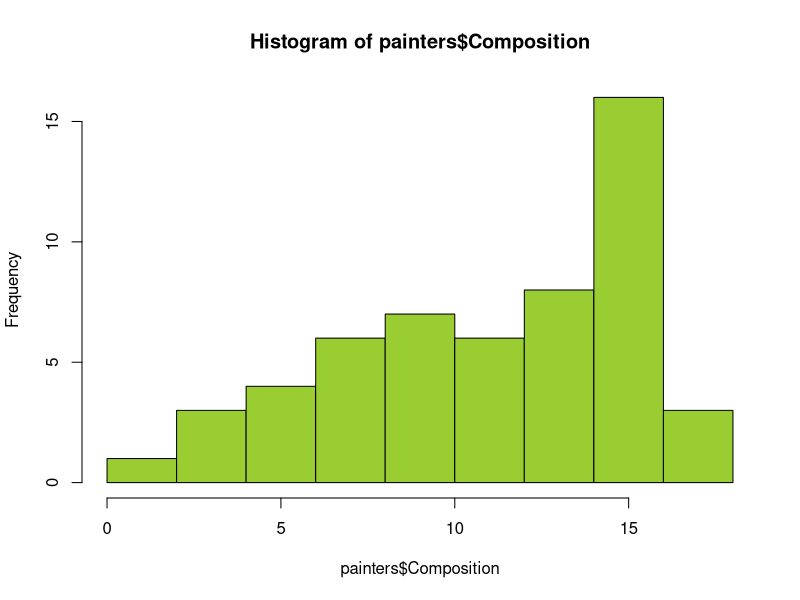
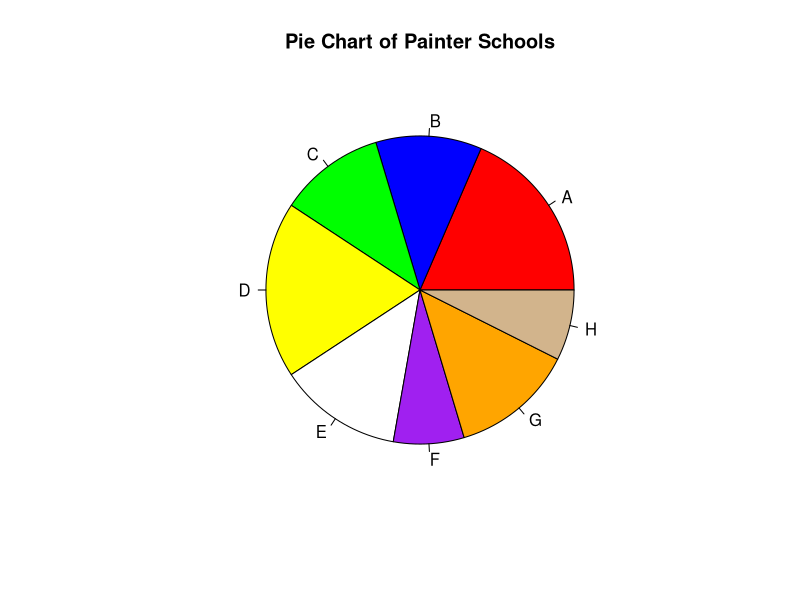
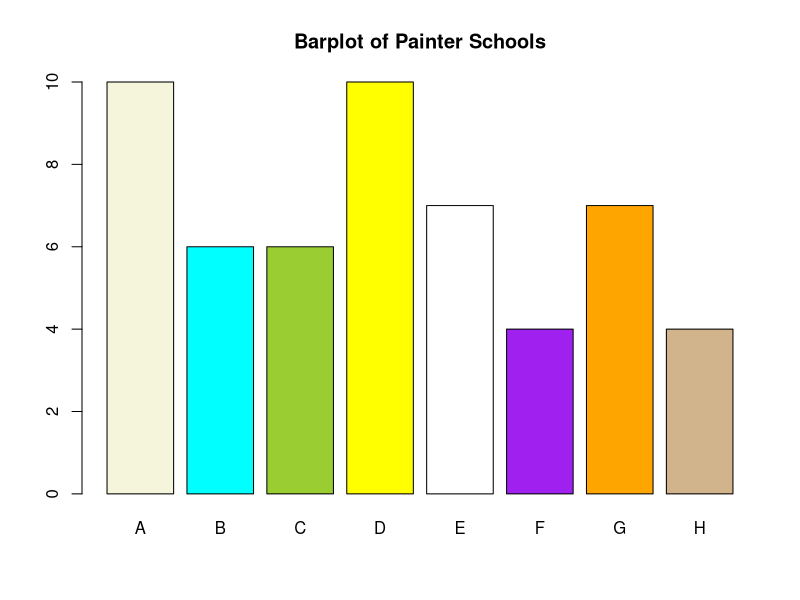

These figures' R source, in order:
#lab6????? not sure

#install MASS package 
library(MASS)

#will use 'painters' data frame
View(painters)
is.data.frame(painters)
ls(painters)
dim(painters)
?painters
#Analyze the 'painters' data frame
hist(painters$Composition, col = "yellowgreen")
head(painters)
summary(painters)
str(painters) #gives sumary of variables as we;
#-------------------------------------------------------------------------------
#find mean composition score of school C
painters$School == "C"
painters$Composition[painters$School == "C"]
mean(painters$Composition[painters$School == "C"])
mean(painters$Composition[17:22])

#-------------------------------------------------------------------------------
#find school with highest composition scores
max(painters$Composition)
hg_comp_scr <-  which(painters$Composition == max(painters$Composition))
painters$School[hg_comp_scr]

#-------------------------------------------------------------------------------
#Find percentage of painters whose color score is equal to or above 14
sum(painters$Colour >= 14)
n <- nrow(painters)
n #number of observations in data
round((sum(painters$Colour >= 14) /n)*100, 2)

#-------------------------------------------------------------------------------
#Construct a pie chart of the painters chools in the data set painters
painters$School
table(painters$School)
pie(table(painters$School), main = "Pie Chart of Painter Schools", 
    col = c("red", "blue", "green", "yellow",
    "white", "purple", "orange", "tan"))

#-------------------------------------------------------------------------------
#Instead of computing the mean composition score manually, for each school, use
#the tapply() function to compute them all at once. 
out <- tapply(painters$Composition, INDEX = painters$School, FUN = mean) 
out
#-------------------------------------------------------------------------------
#construct bar graph of the paintes schools in the data set
table(painters$School)
barplot(table(painters$School), main = "Barplot of Painter Schools", 
    col = c("beige", "cyan", "yellowgreen", "yellow",
    "white", "purple", "orange", "tan"))








